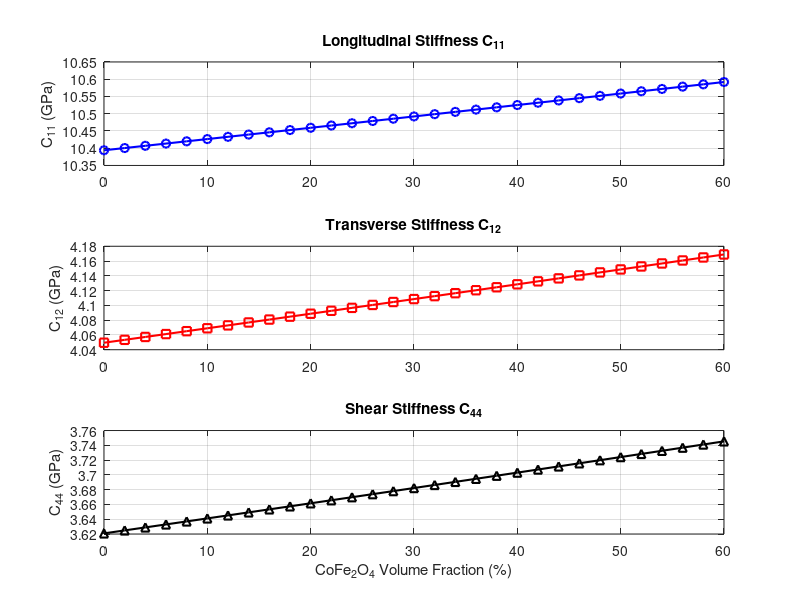
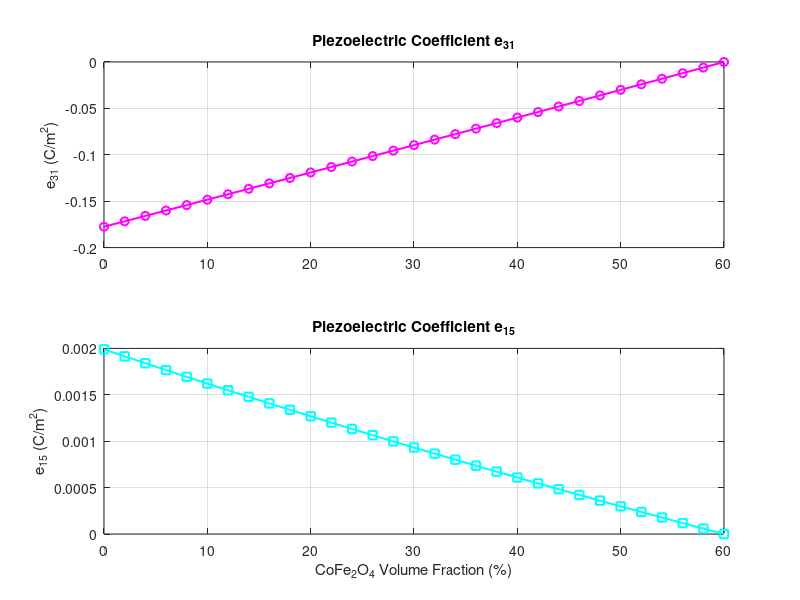
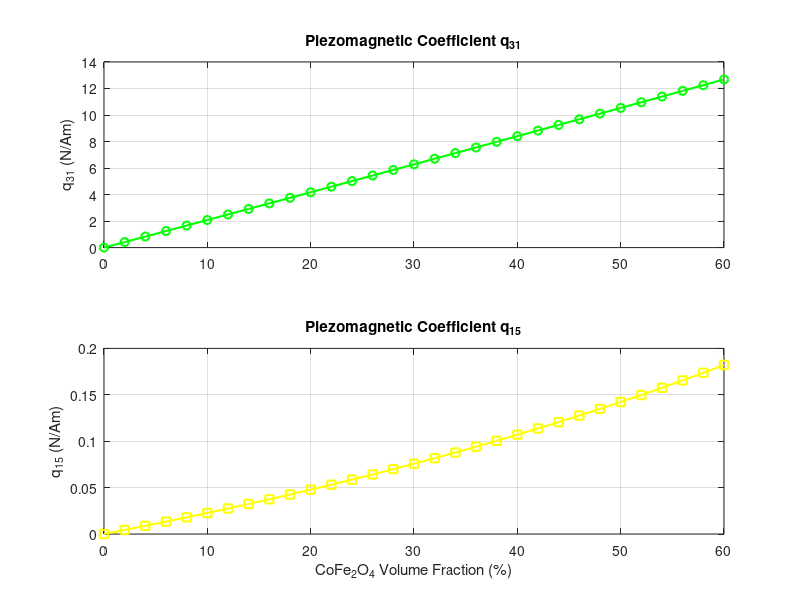

Recreate these plots in MATLAB, in order.
clc; clear; close all;
% This code is written by Navid Dastgir
% Micromechanical modeling of the functional role of graphene nanoplatelets
% predict magneto-electro-elastic properties using Mori-Tanaka
% Four phase composite
% (PDMS matrix + GNP) + BaTiO3 + CoFe2O4


%% define (matrix + 0.75% GNP) properties (for sample)
c11_f1=3.4334e9; c12_f1=1.4024e9;
c44_f1 = (c11_f1 - c12_f1)/2; 
k_f1 = 8.854e-12; 
mu_f1 = 4*pi*1e-7; 
L_F1 = zeros(12,12);
L_F1(1:3,1:3) = [c11_f1, c12_f1, c12_f1; c12_f1, c11_f1, c12_f1; c12_f1, c12_f1, c11_f1];
L_F1(4:6,4:6) = diag([c44_f1, c44_f1, c44_f1]);
L_F1(7:9,7:9) = eye(3) * k_f1;
L_F1(10:12,10:12) = eye(3) * mu_f1;
S_F1 = inv(L_F1);
%% define (BaTiO3 piezoelectric) properties
c11_f2=16.6e10; c12_f2=7.7e10; c13_f2=7.8e10; c33_f2=16.2e10; c44_f2=4.3e10;
c66_f2=(c11_f2 - c12_f2)/2; 
e31_f2=-4.4; e33_f2=18.6; e15_f2=11.6;
k11_f2=112e-10; k33_f2=126e-10; 
mu11_f2=5e-6; mu33_f2=10e-6;    
L_F2 = zeros(12,12);
L_F2(1:3,1:3) = [c11_f2, c12_f2, c13_f2; c12_f2, c11_f2, c13_f2; c13_f2, c13_f2, c33_f2];
L_F2(4:6,4:6) = diag([c44_f2, c44_f2, c66_f2]);
L_F2(9,1:3) = [e31_f2, e31_f2, e33_f2]; L_F2(1:3,9) = L_F2(9,1:3)';
L_F2(8,4) = e15_f2; L_F2(4,8) = e15_f2;
L_F2(7,5) = e15_f2; L_F2(5,7) = e15_f2;
L_F2(7:9,7:9) = diag([k11_f2, k11_f2, k33_f2]);
L_F2(10:12,10:12) = diag([mu11_f2, mu11_f2, mu33_f2]);
%% define (CoFe2O4 piezomagnetic) properties
c11_f3=28.6e10; c12_f3=17.3e10; c13_f3=17.05e10; c33_f3=26.95e10; c44_f3=4.53e10;
c66_f3=(c11_f3 - c12_f3)/2; 
q31_f3=580.3; q33_f3=699.7; q15_f3=550;
k11_f3=0.8e-10; k33_f3=0.93e-10; 
mu11_f3 = 590e-6; 
mu33_f3 = 157e-6; 
L_F3 = zeros(12,12);
L_F3(1:3,1:3) = [c11_f3, c12_f3, c13_f3; c12_f3, c11_f3, c13_f3; c13_f3, c13_f3, c33_f3];
L_F3(4:6,4:6) = diag([c44_f3, c44_f3, c66_f3]);
L_F3(12,1:3) = [q31_f3, q31_f3, q33_f3]; L_F3(1:3,12) = L_F3(12,1:3)';
L_F3(11,4) = q15_f3; L_F3(4,11) = q15_f3;
L_F3(10,5) = q15_f3; L_F3(5,10) = q15_f3;
L_F3(7:9,7:9) = diag([k11_f3, k11_f3, k33_f3]);
L_F3(10:12,10:12) = diag([mu11_f3, mu11_f3, mu33_f3]);
%% Eshelby Tensor components
c11_mat = L_F1(1,1);
c12_mat = L_F1(1,2);
c13_mat = L_F1(1,3);
e31_mat = L_F1(9,1);  
q31_mat = L_F1(12,1); 
s1111 = (5*c11_mat + c12_mat)/(8*c11_mat);
s1122 = (3*c12_mat - c11_mat)/(8*c11_mat);
s1133 = (c13_mat)/(2*c11_mat);
s2211 = (3*c12_mat - c11_mat)/(8*c11_mat);
s2222 = (5*c11_mat + c12_mat)/(8*c11_mat);
s2233 = (c13_mat)/(2*c11_mat);
s2323 = 0.25;
s1313 = 0.25;
s1212 = (3*c11_mat - c12_mat)/(8*c11_mat);
s1143 = (e31_mat)/(2*c11_mat);
s1153 = (q31_mat)/(2*c11_mat);
s2243 = (e31_mat)/(2*c11_mat);
s2253 = (q31_mat)/(2*c11_mat);
s4141 = 0.5;
s4242 = 0.5;
s5151 = 0.5;
s5252 = 0.5;
%% Eshelby Matrix Construction
s = zeros(12,12);
s(1,1) = s1111;
s(1,2) = s1122;
s(1,3) = s1133;
s(2,1) = s2211;
s(2,2) = s2222;
s(2,3) = s2233;
s(4,4) = 2 * s2323; 
s(6,6) = 2 * s1212;
s(5,5) = 2 * s1313;
s(1,9)  = s1143;
s(1,12) = s1153;
s(2,9)  = s2243;
s(2,12) = s2253;
s(7,7)   = 2 * s4141;
s(8,8)   = 2 * s4242;
s(10,10) = 2 * s5151;
s(11,11) = 2 * s5252;
%%  Difine Dilute concentration tensor 
I = eye(12);
A_DIL_2 = inv(I + s * S_F1 * (L_F2 - L_F1));
A_DIL_3 = inv(I + s * S_F1 * (L_F3 - L_F1));
%% Difine volume fraction and Mori-Tanaka concentration tensor 
VF_CoFe = 0:0.02:0.6;
y_C11 = zeros(1, length(VF_CoFe));
y_C12 = zeros(1, length(VF_CoFe));
y_C44 = zeros(1, length(VF_CoFe));
y_e31 = zeros(1, length(VF_CoFe));
y_e15 = zeros(1, length(VF_CoFe));
y_q31 = zeros(1, length(VF_CoFe));
y_q15 = zeros(1, length(VF_CoFe));
for i = 1:length(VF_CoFe)   
    c3 = VF_CoFe(i);       % Piezomagnetic phase volume fraction
    c2 = 0.6 - c3;         % Piezelectric phase volume fraction
    c1 = 0.4;              % (matrix+GNPs) phase volume fraction
    Denom = c1*I + c2*A_DIL_2 + c3*A_DIL_3;
    A_MOR_2 = A_DIL_2 / Denom; 
    A_MOR_3 = A_DIL_3 / Denom;
    L_eff = L_F1 + c2*(L_F2-L_F1)*A_MOR_2 + c3*(L_F3-L_F1)*A_MOR_3;
   % Report magneto-electro-elastic properties
    y_C11(i) = L_eff(1,1);
    y_C12(i) = L_eff(1,2);
    y_C44(i) = L_eff(4,4);
    y_e31(i) = L_eff(9,1); 
    y_e15(i) = L_eff(7,5); 
    y_q31(i) = L_eff(12,1); 
    y_q15(i) = L_eff(10,5); 
end 
% Report magneto-electro-elastic properties as function of piezomagnetic
% volume fraction
y1 = [VF_CoFe(:), y_C11(:)/1e9];
y2 = [VF_CoFe(:), y_C12(:)/1e9];
y3 = [VF_CoFe(:), y_C44(:)/1e9];
y4 = [VF_CoFe(:), y_e15(:)];
y5 = [VF_CoFe(:), y_e31(:)];
y6 = [VF_CoFe(:), y_q15(:)];
y7 = [VF_CoFe(:), y_q31(:)];
%% 6. Plotting
% Figure 1: Mechanical Properties
figure('Name', 'Mechanical Stiffness', 'Color', 'w');
subplot(3,1,1); plot(VF_CoFe*100, y_C11/1e9, 'b-o', 'LineWidth', 1.5);
ylabel('C_{11} (GPa)'); grid on; title('Longitudinal Stiffness C_{11}');

subplot(3,1,2); plot(VF_CoFe*100, y_C12/1e9, 'r-s', 'LineWidth', 1.5);
ylabel('C_{12} (GPa)'); grid on; title('Transverse Stiffness C_{12}'); 

subplot(3,1,3); plot(VF_CoFe*100, y_C44/1e9, 'k-^', 'LineWidth', 1.5);
ylabel('C_{44} (GPa)'); xlabel('CoFe_2O_4 Volume Fraction (%)'); grid on; title('Shear Stiffness C_{44}');

% Figure 2: Piezoelectric Coefficients (e)
figure('Name', 'Piezoelectric Coefficients', 'Color', 'w');
subplot(2,1,1); plot(VF_CoFe*100, y_e31, 'm-o', 'LineWidth', 1.5);
ylabel('e_{31} (C/m^2)'); grid on; title('Piezoelectric Coefficient e_{31}');

subplot(2,1,2); plot(VF_CoFe*100, y_e15, 'c-s', 'LineWidth', 1.5);
ylabel('e_{15} (C/m^2)'); xlabel('CoFe_2O_4 Volume Fraction (%)'); grid on; title('Piezoelectric Coefficient e_{15}');

% Figure 3: Piezomagnetic Coefficients (q)
figure('Name', 'Piezomagnetic Coefficients', 'Color', 'w');
subplot(2,1,1); plot(VF_CoFe*100, y_q31, 'g-o', 'LineWidth', 1.5);
ylabel('q_{31} (N/Am)'); grid on; title('Piezomagnetic Coefficient q_{31}');

subplot(2,1,2); plot(VF_CoFe*100, y_q15, 'y-s', 'LineWidth', 1.5);
ylabel('q_{15} (N/Am)'); xlabel('CoFe_2O_4 Volume Fraction (%)'); grid on; title('Piezomagnetic Coefficient q_{15}');
